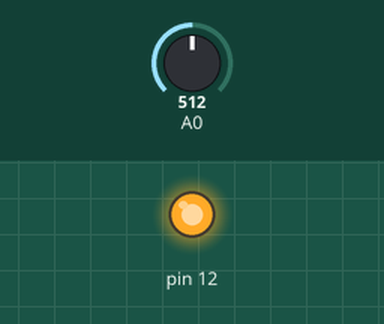
This sketch was run on a simulated Arduino Uno, built with avr-gcc and run on an emulated ATmega328P. On the bench: output pins drawn as LEDs (lit = HIGH). The inputs (shaded band) are chosen by the test bench; at power-on: A0 = 512.

Above: at 1.2 s.
1.3 s: A0 set to 504
At 2.1 s:
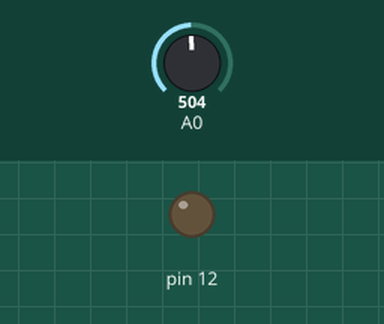
2.8 s: A0 set to 716
At 3.2 s:
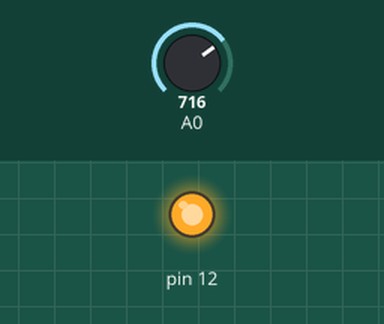
4.3 s: A0 set to 511
At 5.6 s:
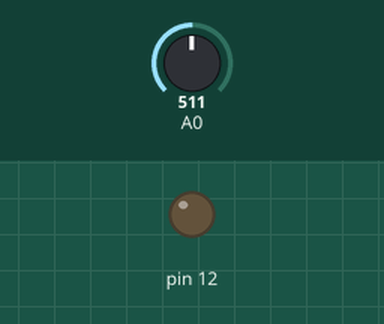
Timing chart, 0 to 7.3 s (numbered marks = the images above; inputs shaded):
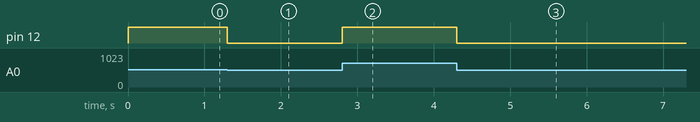

The sketch:

potentiometer_analog.ino
```cpp
void setup() {
  Serial.begin(9600);
  pinMode(A0, INPUT);
  pinMode(12, OUTPUT);
}

void loop() {
  int potValue = analogRead(A0);
  float voltage = (potValue/1023.0)*5;
  if (voltage > 2.5) {
    digitalWrite(12, HIGH);
  }
  else {
    digitalWrite(12, LOW);
  }
}
```

Measured:
- the behaviour switches between 512 and 511 on A0 (found by bisection; images 0 and 1)
- after the input at 1.3 s, pin 12: HIGH → LOW at once
- after the input at 2.8 s, pin 12: LOW → HIGH at once
- after the input at 4.3 s, pin 12: HIGH → LOW at once
